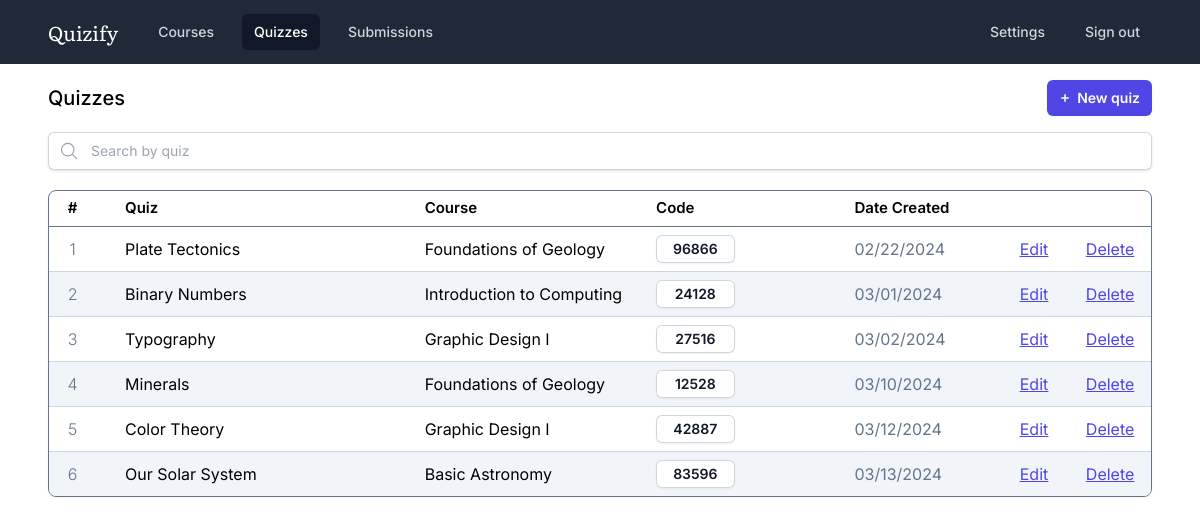
Screenshot of /quizzes/index.php (signed in) with the database file from the repository.
### tables this page shows
CREATE TABLE `quizzes` (
  `id` int(11) NOT NULL,
  `name` varchar(255) NOT NULL,
  `code` varchar(5) NOT NULL,
  `course_id` int(11) NOT NULL,
  `created_at` timestamp NOT NULL DEFAULT current_timestamp()
);

CREATE TABLE `courses` (
  `id` int(11) NOT NULL,
  `name` varchar(255) NOT NULL,
  `semester` varchar(255) NOT NULL,
  `institution` varchar(255) NOT NULL,
  `tutor_id` int(11) NOT NULL,
  `created_at` timestamp NOT NULL DEFAULT current_timestamp()
);

### quizzes/index.php (the view, shortened to what this page needs)
<?php
$dbh = connect_to_database();
$sql = <<<EOD
SELECT Q.id, C.name as course_name, Q.name as quiz_name, Q.created_at as created_at, Q.code as code
FROM courses C, quizzes Q
WHERE c.id = Q.course_id AND C.tutor_id = {$_SESSION["tutor_id"]};
EOD;
$stmt = $dbh->prepare($sql);
$stmt->execute();
$rows = $stmt->fetchAll();
?>
<!doctype html>
<html lang="en" class="overscroll-none">
<head>
  <script src="https://cdn.tailwindcss.com"></script>
</head>
<body class="min-h-screen font-['Inter']">
  <nav class="bg-gray-800 px-4">
    <div class="mx-auto max-w-7xl px-2 sm:px-6 lg:px-8">
      <div class="relative flex h-16 items-center justify-between">
        <div class="flex flex-1 items-center justify-center sm:items-stretch sm:justify-start">
          <div class="flex flex-shrink-0 items-center">
            <h1 class="text-white font-['Literata'] text-xl mr-1">Quizify</h1>
          </div>
          <div class="hidden sm:ml-6 sm:block">
            <div class="flex space-x-4">
              <a href="../courses/index.php" class="text-gray-300 hover:bg-gray-700 hover:text-white rounded-md px-3 py-2 text-sm font-medium">Courses</a>
              <a href="." class="bg-gray-900 text-white rounded-md px-3 py-2 text-sm font-medium" aria-current="page">Quizzes</a>
              <a href="../submissions/index.php" class="text-gray-300 hover:bg-gray-700 hover:text-white rounded-md px-3 py-2 text-sm font-medium">Submissions</a>
            </div>
          </div>
        </div>
        <div class="inset-y-0 flex items-center pr-2 sm:static sm:inset-auto sm:ml-6 sm:pr-0">
          <div class="relative ml-3">
            <div class="flex space-x-4">
              <a href="../settings/index.php" class="text-gray-300 hover:bg-gray-700 hover:text-white rounded-md px-3 py-2 text-sm font-medium">Settings</a>
              <a href="../index.php" class="text-gray-300 hover:bg-gray-700 hover:text-white rounded-md px-3 py-2 text-sm font-medium">Sign out</a>
            </div>
          </div>
        </div>
      </div>
    </div>
  </nav>
  <div class="mx-auto max-w-7xl bg-white min-h-screen px-12 pt-4">
    <div class="flex mb-4 items-center">
      <h1 class="grow text-xl font-medium">Quizzes</h1>
      <button id="show-dialog" class="flex items-center rounded-md bg-indigo-600 px-3 pl-2 py-2 text-sm font-semibold text-white shadow-sm hover:bg-indigo-500 focus-visible:outline focus-visible:outline-2 focus-visible:outline-offset-2 focus-visible:outline-indigo-600">
        <svg xmlns="http://www.w3.org/2000/svg" viewBox="0 0 20 20" fill="currentColor" aria-hidden="true" class="h-5 w-5 mr-0.5">
          <path d="M10.75 6.75a.75.75 0 00-1.5 0v2.5h-2.5a.75.75 0 000 1.5h2.5v2.5a.75.75 0 001.5 0v-2.5h2.5a.75.75 0 000-1.5h-2.5v-2.5z"></path>
        </svg>
        <div>
          New quiz
        </div>
      </button>
    </div>
    <div class="flex items-center mb-5 w-full shadow rounded-md">
      <div class="pl-2.5 pr-1 block w-fit rounded-l-md border-l border-y py-2 text-gray-900 bg-white border-gray-300 placeholder:text-gray-400 focus:ring-2 focus:ring-inset focus:ring-indigo-600 sm:text-sm sm:leading-6">
        <svg xmlns="http://www.w3.org/2000/svg" fill="none" viewBox="0 0 24 24" stroke-width="1.5" stroke="currentColor" class="w-5 h-5 text-gray-400">
          <path stroke-linecap="round" stroke-linejoin="round" d="m21 21-5.197-5.197m0 0A7.5 7.5 0 1 0 5.196 5.196a7.5 7.5 0 0 0 10.607 10.607Z" />
        </svg>
      </div>
      <input type="text" id="search-input" placeholder="Search by quiz" class="px-2 block w-full rounded-r-md border-y border-r py-1.5 text-gray-900 border-gray-300 placeholder:text-gray-400 sm:text-sm sm:leading-6 outline-none">
    </div>
    <div class="w-full h-fit border border-slate-500 shadow-sm rounded-lg mb-10 overflow-hidden">
      <table class="w-full">
        <thead class="border-b border-slate-500 h-[35px] text-[15px]">
          <th class="font-semibold w-[4%] pl-1">#</th>
          <th class="font-semibold text-left w-[30%] pl-8">Quiz</th>
          <th class="font-semibold text-left w-[21%]">Course</th>
          <th class="font-semibold text-left w-[18%]">Code</th>
          <th class="font-semibold text-left w-[15%]">Date Created</th>
          <th class="font-semibold w-[6%]"></th>
          <th class="font-semibold w-[6%]"></th>
        </thead>
        <tbody class="divide-y divide-slate-300">
          <?php foreach ($rows as $index => $row) : ?>
            <tr class="quiz h-[45px] <?= ($index % 2 == 1) ? "bg-slate-100" : ""; ?>" value="<?= $row["quiz_name"] ?>">
              <td class="index text-center font-light text-slate-500 pl-1"><?= $index + 1 ?></td>
              <td class="pl-8"><?= $row["quiz_name"] ?></td>
              <td><?= $row["course_name"] ?></td>
              <td class="">
                <span>
                  <button type="button" onclick="copyTextToClipboard(<?= $row['code'] ?>, this)" class="rounded-md bg-white px-4 py-1 text-sm w-2/5 font-semibold text-gray-900 shadow-sm ring-1 ring-inset ring-gray-300 hover:bg-gray-50"><?= $row["code"] ?></button>
                </span>
              </td>
              <td class="text-slate-500">
                <?= (new DateTime($row["created_at"]))->format('m/d/Y') ?>
              </td>
              <td class="text-blue-500 underline">
                <a href="./edit.php?quiz_id=<?= $row["id"] ?>" class="text-indigo-600 underline hover:text-indigo-500">
                  Edit
                </a>
              </td>
              <td>
                <form method="post" onsubmit="return confirm('Are you sure you want to delete this quiz?');">
                  <button type="submit" class="text-indigo-600 underline hover:text-indigo-500">Delete</button>
                </form>
              </td>
            </tr>
          <?php endforeach; ?>
        </tbody>
      </table>
    </div>
</body>
</html>

### rows the page displays
quizzes: name "Plate Tectonics", course.name "Foundations of Geology", code "96866", created_at "02/22/2024"
quizzes: name "Binary Numbers", course.name "Introduction to Computing", code "24128", created_at "03/01/2024"
quizzes: name "Typography", course.name "Graphic Design I", code "27516", created_at "03/02/2024"
quizzes: name "Minerals", course.name "Foundations of Geology", code "12528", created_at "03/10/2024"
quizzes: name "Color Theory", course.name "Graphic Design I", code "42887", created_at "03/12/2024"
quizzes: name "Our Solar System", course.name "Basic Astronomy", code "83596", created_at "03/13/2024"
